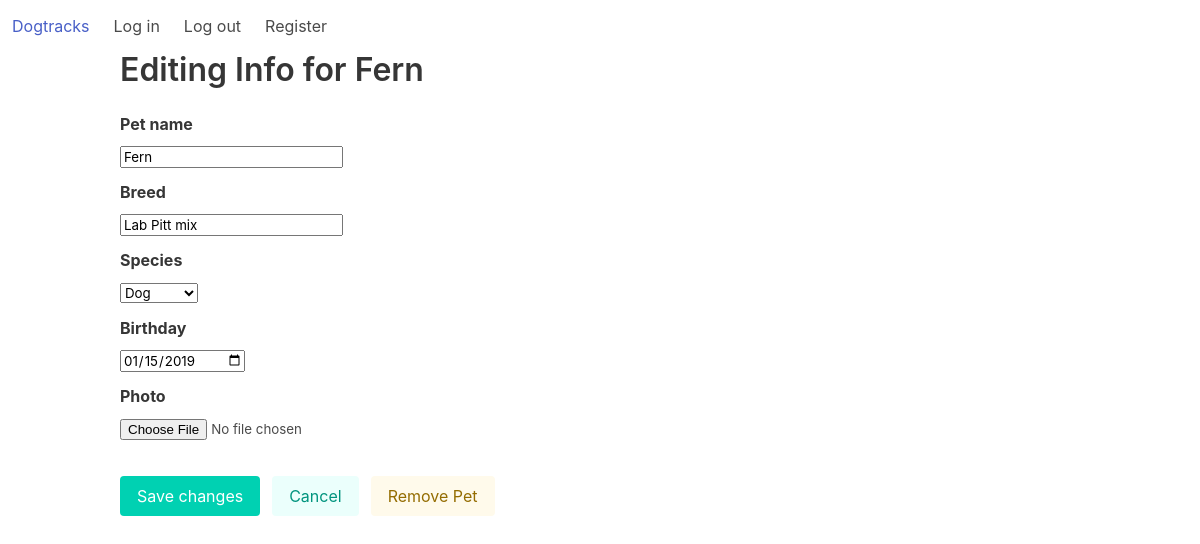
Page /dogtracks/update-pet/18 (signed in) on the committed database.
### dogtracks/models.py (models this page shows, shortened)
class Animal(models.Model):
	CHOICES = (('dog', 'Dog'), ('cat', 'Cat'), ('horse', 'Horse'), ('other', 'Other'))
	owner = models.ForeignKey(User, related_name='animals', on_delete=models.SET_NULL, null=True)
	name = models.CharField(max_length=25, null=False, blank=False, verbose_name="Pet name")
	photo = models.FileField(upload_to='images', null=True, blank=True)
	breed = models.CharField(max_length=25, blank=True)
	species = models.CharField(choices=CHOICES, max_length=10, blank=True)
	birthday = models.DateField(auto_now=False, auto_now_add=False, null=True, blank=True)

### dogtracks/views.py (the view)
# urls.py: path('update-pet/<int:id>', views.edit_pet, name="update_pet"),
def edit_pet(request, id=None):
	if id:
		pet = Animal.objects.filter(id=id).first()
		title = f"Editing Info for {pet.name}"
		if pet.owner != request.user:
			return HttpResponseForbidden()
	else:
		pet = Animal(owner=request.user)
		title = "Let's add your pet!"
	if request.method == 'POST':
		form = AnimalForm(request.POST, instance=pet)
		if form.is_valid():
			pet.save()
			return HttpResponseRedirect(reverse('index'))
	elif request.method == 'GET':
		form = AnimalForm(instance=pet)
	context = {"form": form,
				"title": title}
	return render(request, 'dogtracks/pet-form.html', context)

### dogtracks/models.py
class AnimalForm(ModelForm):
	class Meta:
		model = Animal
		fields = ['name', 'breed', 'species', 'birthday', 'photo']
		widgets = {'birthday': forms.NumberInput(attrs={'type': 'date'})}

### dogtracks/templates/dogtracks/pet-form.html (shortened to what this page needs)
{% extends 'dogtracks/template.html' %}
{% load static %}
{% block content %}
<div class="container">
	<h1 class="title">{{ title }}</h1>
	<form action="" method="post" enctype="multipart/form-data">
		<div class="field">
			<label class="label">{{ form.name.label }}</label>
			<div class="control">
				{{ form.name }}
			</div>
		</div>
		<div class="field">
			<label class="label">{{ form.breed.label }}</label>
			<div class="control">
				{{ form.breed }}
			</div>
		</div>
		<div class="field">
			<label class="label">{{ form.species.label }}</label>
			<div class="control">
				{{ form.species }}
			</div>
		</div>
		<div class="field">
			<label class="label">{{ form.birthday.label }}</label>
			<div class="control">
				{{ form.birthday }}
			</div>
		</div>
		<div class="field">
			<label class="label">{{ form.photo.label }}</label>
			{{ form.photo }}
		</div>
		<br>
		<div class="field is-grouped">
			<div class="control">
				<input class="button is-primary" type="submit" value="Save changes" />
			</div>
			<div class="control">
				<button id="btn-cancel-changes" class="button is-primary is-light">
				Cancel
				</button>
			</div>
			{% if form.instance.id %}
				<div class="control" >
					<a class="button is-warning is-light is-link" href="/dogtracks/remove-pet/{{ form.instance.id }}">
					Remove Pet
					</a>
				</div>
			{% endif %}
		</div>
	</form>
</div>
{% endblock %}

### rows in the picture
Animal: name "Fern", breed "Lab Pitt mix", species "Dog", birthday "01/15/2019"

### other values in the picture
{{ title }} "Editing Info for Fern"
